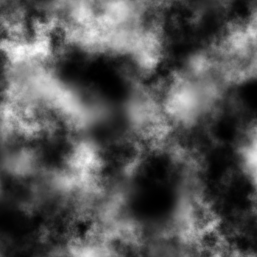
#> input picture examples/irregular.png, 257 x 257 px
$ python main.py examples/bowl.png
#> lines starting #> are read from the running program, lines starting #| are printed output that depends on the picture
### interface.py
#!/usr/bin/env python3

"""Displacers Command Line Interface

This module parses command line arguments entered by the user and provides a
simple command line interface with help messages. The main function is
`read`, which should take as parameter the `sys.argv` list and returns two
dictionaries: one with the parameters that must be loaded into `model.iterate`,
and a second one with additional parameters regarding the output that the user
requires. The first dictionary can be loaded easily into `model.iterate` by
typing something like `model.iterate(**dictionary)`. The second dictionary
includes three items:

- `output` (`None` or `str`): Name of the output GIF file. If None it means the
user didn't type the `--output` parameter.
- `html` (`False` or `True`): Returns whether the user typed the `--html` flag
or not.
- `rminput` (`False` or `True`): Returns whether the user asked to delete the
input image or not.

This module also provides the progress function, which is used to show a
progress bar when saving the output to a GIF and when the user has set the
--warn argument in his command.
"""

import sys
import argparse

import matplotlib.image as image


def read(input_arguments: list[str]) -> tuple[dict]:
    """Parses command line arguments."""

    arguments = [
        "--terrain", "--px", "--py", "--vx", "--vy", "--hscale", "--vscale",
        "--gravity", "--mu", "--radius", "--dt", "--iter", "--warn", "--output",
        "--html", "--rminput"
    ]

    argument_config = [
        {"required": True, "help": "png image with elevation data"}, # terrain
        {"required": True, "type": float, "help": (                  # px
            "initial x coordinate in pixels of the displacer")},
        {"required": True, "type": float, "help": (                  # py
            "initial y coordinate in pixels of the displacer")},
        {"type": float, "default": 0.0, "help": (                    # vx
            "(default = 0.0) initial speed in the x component in m/s")},
        {"type": float, "default": 0.0, "help": (                    # vy
            "(default = 0.0) initial speed in the y component in m/s")},
        {"type": float, "default": 1.0, "help": (                    # hscale
            "(default = 1.0) meters per pixel scale")},
        {"type": float, "default": 1.0, "help": (                    # vscale
            "(default = 1.0) meters per pixel color scale")},
        {"type": float, "default": 9.80665, "help": (                # gravity
            "(default 9.81) acceleration of gravity in m/s²")},
        {"type": float, "default": 0.0, "help": (                    # mu
            "(default 0.0) coefficient of friction")},
        {"type": int, "default": 1, "help": (                        # radius
            "(default 1) radius in pixels surrounding the displacer used to "
            "compute the inclination of the terrain below its location")},
        {"type": float, "default": 1.0, "help": (                    # dt
            "(default 1.0) value for Δt in seconds")},
        {"type": int, "default": 200, "help": (                      # iter
            "(default 200) number of iterations")},
        {"default": False, "action": "store_true", "help": (         # warn
            "(default not written) if used, show warning messages if any")},
        {"default": None, "help": (                                  # output
            "(default not written) output gif file")},
        {"default": False, "action": "store_true", "help": (         # html
            "(default not written) whether to write html to standard output")},
        {"default": False, "action": "store_true", "help": (         # rminput
            "(default not written) whether to delete input image at the end")}
    ]

    parser = argparse.ArgumentParser(
        prog=input_arguments[0],
        description=(
            "Simulate the movement of an object (a displacer) over an "
            "irregular terrain surface.\n\n"
            "Visit https://github.com/et-alii/Displacers to view the full "
            "documentation, license, and source code of this software."
        ),
        formatter_class=argparse.RawDescriptionHelpFormatter
    )
    for argument, config in zip(arguments, argument_config):
        parser.add_argument(argument, **config)

    # Show help message if no arguments were given
    if len(input_arguments) == 1:
        parser.print_help(sys.stderr)
        sys.exit(1)

    # Parse arguments
    model_config = vars(parser.parse_args(input_arguments[1:]))

    # Load image
    img = (image.imread(model_config["terrain"], "png") * 255)
#> img: shape (257, 257) float32; min 0, max 254, mean 85.2
    if len(img.shape) > 2:
        img = img[:, :, :3].mean(axis=2)
    model_config["terrain"] = img

    # Split dictionaries
    output_config = {}
    for key in ["output", "html", "rminput"]:
        output_config[key] = model_config.pop(key)
#> after the loop, output_config = 3 items

    return model_config, output_config


# [6 lines left out: function progress, not called in this run]

### model.py
#!/usr/bin/env python3

"""Displacers Mathematical Model

This module performs the mathematical calculations used in the Displacers
software. The main function is `iterate`, which implements the entire
calculations required for the model to operate. The rest of the functions in
this module are helper functions for `iterate`, and as such, they are stored as
private functions and are not to be used in other modules. Please read the
`iterate` function's docstring for more information on arguments.
"""

import numpy as np

def __ss(a: np.ndarray, b: np.ndarray) -> float:
    """
    Returns the sum of cross products of two equal-lenght arrays `a` and `b`.
    """
    return (a*b).sum() - a.sum() * b.sum() / len(a)


def __submatrix(matrix: np.ndarray, cx: int, cy: int, r: int=1) -> np.ndarray:
    """
    Given an input `matrix`, returns a submatrix of size 2`r`+1 by 2`r`+1
    with center in (`cx`, `cy`). If it is not possible to form a submatrix from
    the given conditions (e.g. when `cx` and/or `cy` are close to the borders),
    a trimmed matrix is returned.
    """

    height, width = matrix.shape

    # Define borders for submatrix
    left_limit   = 0 if cy-r < 0 else cy-r
    right_limit  = width+1 if cy+r > width-1 else cy+r+1
    top_limit    = 0 if cx-r < 0 else cx-r
    bottom_limit = height+1 if cx+r > height-1 else cx+r+1

    return matrix[left_limit:right_limit, top_limit:bottom_limit]


def __matrix_angles(
    matrix: np.ndarray, hscale: float=1.0, vscale: float=1.0
    ) -> tuple[float]:
    """
    Performs a three-dimensional linear regression on an input `matrix`. In
    particular, it uses matrix horizontal indices scaled by `hscale` as values
    for x, vertical indices scaled by `hscale` as values for y, and matrix
    values scaled by `vscale` as values for z, setting z as the dependent
    variable and x, y as independent variables. It computes the slope of x
    against z, and the slope of y against z, and returns the inverse tangents of
    both slopes to obtain corresponding angles.
    """

    # Define variables for linear regression
    height, width = matrix.shape
    x = np.tile(np.arange(width), height) * hscale
    y = np.arange(height).repeat(width) * hscale
    z = matrix.reshape(height*width) * vscale

    # Perform linear regression to obtain slopes
    mx = __ss(x, z) / __ss(x, x)
    my = __ss(y, z) / __ss(y, y)

    # Transform slopes to angles
    return np.arctan(mx), np.arctan(my)


def __accelerations(
    xangle: float, yangle: float, g: float=9.80665, mu: float=0.0
    ) -> tuple[float]:
    """
    Given a three-dimensional inclination, return the acceleration (in x and y)
    produced by the force of gravity. If no custom gravity is specified, the
    function will use Earth's Standard Gravity. You can also set a coefficient
    of friction, which by default is 0.
    """

    # Remove negative signs from input angles, if any
    xangle = np.fabs(xangle)
    yangle = np.fabs(yangle)

    # Calculate accelerations
    ax = g * (np.sin(xangle) - mu * np.cos(xangle))
    ay = g * (np.sin(yangle) - mu * np.cos(yangle))

    return ax, ay


def __next_state(
    px: float, py: float, ax: float, ay: float, xangle: float, yangle: float,
    vx: float=0.0, vy: float=0.0, hscale: float=1.0, dt: float=1.0
    ) -> tuple[float]:
    """
    Returns the new position and velocity of the displacer in the x and y
    components given a previous state as well as the accelerations calculated
    with the `accelerations` function.
    """

    # The direction of movement is given by the opposite sign of the angle
    # This is only needed when acceleration is positive
    dx = -np.sign(xangle)
    dy = -np.sign(yangle)

    # New total velocity in the x component
    if ax >= 0:
        nvx = vx + ax * dx * dt
    else:
        if vx >= 0:
            nvx = max(0, vx + ax * dt)
        else:
            nvx = min(0, vx - ax * dt)

    # New total velocity in the y component
    if ay >= 0:
        nvy = vy + ay * dy * dt
    else:
        if vy >= 0:
            nvy = max(0, vy + ay * dt)
        else:
            nvy = min(0, vy - ay * dt)

    # Obtain horizontal component from the total speeds. Only the horizontal
    # component affects the position, but the total velocity will still be
    # stored
    nvxh = nvx * np.cos(np.fabs(xangle))
    nvyh = nvy * np.cos(np.fabs(yangle))

    # Compute new positions
    npx = px + nvxh * dt / hscale
    npy = py + nvyh * dt / hscale

    return npx, npy, nvx, nvy


def iterate(
    terrain: np.ndarray, px: float, py: float, vx: float=0.0, vy: float=0.0,
    hscale: float=1.0, vscale: float=1.0, gravity: float=9.80665, mu: float=0.0,
    radius: int=1, dt: float=1.0, iter: int=1, return_all: bool=False,
    warn: bool=True
    ) -> list[dict[str, float]] | dict[str, float]:
    """
    Main function of the displacer simulation. The only required arguments are:
    the `terrain` over which the displacer will move, and the coordinates (`px`
    and `py`) of the initial position of the displacer. By default, the function
    returns a list of dictionaries with the states on every iteration, unless
    the `return_all` parameter is set to `False`. The dictionaries produced by
    this functions contain four keys, `px`, `py`, `vx` and `vy`, corresponding
    to the location and speed of the displacer at any given moment.

    Arguments:
    - `terrain` (`np.ndarray`): 2D-array representing the heightmap of the
    location on which the displacer will move. Normally, it takes as parameter
    an image (transformed to an array) with each pixel having values between 0
    and 255, inclusive. If this is not taken into account, the function may
    return unexpected results (due, in particular, to floating point errors).
    - `px`, `py` (`float`): Initial coordinates (in pixels) of the displacer.
    - `vx`, `vy` (`float`, default = `0.0`): Initial velocities (in m/s) of the
    displacer.
    - `hscale`, `vscale` (`float`, default = `1.0`): Values (in meters) used to
    scale the terrain horizontally and vertically, or, in other words, `hscale`
    defines the number of meters each pixel in the original terrain represents,
    whereas `vscale` defines the number of meters of height that each pixel
    value represents.
    - `g` (`float`, default = `9.80665`): Value for gravitational acceleration
    (in m/s²). Defaults to Earth's Standard Gravity.
    - `mu` (`float`, default = `0.0`): Value for the coefficient of friction.
    Defaults to no friction.
    - `r` (`int`, default = `1`): "Radius" (in pixels) surrounding the displacer
    that will be taken into account to compute terrain inclination.
    - `dt` (`float`, default = `1.0`): Value for Δt (in seconds).
    - `n` (`int`, default = `1`): Number of iterations to perform.
    - `return_all` (`bool`, default = `False`): If set to `True`, the function
    returns a list of of every calculated state. Otherwise, and by default, it
    will only return the final state.
    - `warn` (`bool`, default = `True`): Whether to print a warning message if
    displacer is outside of terrain boundaries.
    """

    # Transform inputs to appropiate types
    px, py, vx, vy = float(px), float(py), float(vx), float(vy)
    hscale, vscale, gravity = float(hscale), float(vscale), float(gravity)
    mu, radius, dt, iter = float(mu), int(radius), float(dt), int(iter)

    # Initialize result list
    result = []
    result.append({"px": px, "py": py, "vx": vx, "vy": vy})
    height, width = terrain.shape

    # On each iteration
    for i in range(iter):

        # Get positions and velocities of the previous iteration
        px = result[-1]["px"]
        py = result[-1]["py"]
        vx = result[-1]["vx"]
        vy = result[-1]["vy"]

        # Check if displacer is inside the terrain, abort if True
        if px < 0 or px > width-1 or py < 0 or py > height-1:
            if warn == True:
                print(
                    f"WARNING: Stopped on iteration {i} because object is "
                    f"located outside of terrain boundaries."
                )
            break

        # Round positions to closest integer
        cx = int(round(px))
        cy = int(round(py))

        # Submatrix of radius r taken from the terrain
        mat = __submatrix(terrain, cx, cy, radius)

        # Inclination
        xangle, yangle = __matrix_angles(mat, hscale, vscale)

        # Accelerations
        ax, ay = __accelerations(xangle, yangle, gravity, mu)

        # Next state
        npx, npy, nvx, nvy = __next_state(
            px, py, ax, ay, xangle, yangle, vx, vy, hscale, dt
        )

        # Append the obtained state to the result list
        # print({"px": npx, "py": npy, "vx": nvx, "vy": nvy})
        result.append({"px": npx, "py": npy, "vx": nvx, "vy": nvy})

    # Return result
    if return_all == True:
        return result
    else:
        return result[-1]

### animator.py
#!/usr/bin/env python3

"""Displacers Animation Creator

This script provides the `create` function, with which the animations are
produced within the main software.
"""

import numpy as np
import matplotlib.pyplot as plt
from matplotlib.animation import FuncAnimation

def create(
    terrain: np.ndarray, states: list[dict[str, float]]) -> FuncAnimation:
    """
    Produces an animation object from a list of states created by the
    `model.iterate` function and an 2D-array representing the terrain.
    """

    # Create a figure with an image
    fig, ax = plt.subplots()
    height, width = terrain.shape
    plt.imshow(terrain, cmap="gray")
    plt.axis("off")
    x, y = None, None
    ln, = ax.plot([], [], 'ro')

    # Initialization function
    def init():
        ax.set_xlim(0, width)
        ax.set_ylim(0, height)
        return ln,

    # Update function for each state
    # [5 lines left out: function update, not called in this run]

    # Output animation object
    return FuncAnimation(
        fig=fig, func=update, frames=np.arange(0, len(states)),
        init_func=init, blit=True, interval=50, repeat=True
    )

### main.py
#!/usr/bin/env python3

"""Displacers Main Software

Script to be executed by the user. One can use ./main.py --help to get all
available parameters to adjust.
"""

import sys

import matplotlib.pyplot as plt
from matplotlib.animation import FFMpegWriter

import model
import interface
import animator

if __name__ == "__main__":

    # Parse CLI arguments into dictionaries
    model_config, output_config = interface.read(sys.argv)
#> model_config = 13 items; output_config = 3 items

    # Run simulation
    simulation = model.iterate(**model_config, return_all=True)
#> the loop in iterate, `for i in range(iter):` made 3 passes
#> (z in __matrix_angles, mx in __matrix_angles, my in __matrix_angles, ax, ay, dx in __next_state) on pass 1: ([90, 87, 90, 89, 88, 90, 85, 83, 83], -0.167, -2.67, 1.61, 9.18, 1)
#> (px, py, vx, vy, cx, cy, left_limit in __submatrix, right_limit in __submatrix) on pass 2: (2.59, 4.22, 1.61, 9.18, 3, 4, 3, 6)
#> simulation = 3 items

    # Create animation
    animation = animator.create(model_config["terrain"], simulation)

    # Output animation as asked by user
    if output_config["output"] == None:
        if output_config["html"] == True:
            print(animation.to_html5_video())
        else: plt.show()
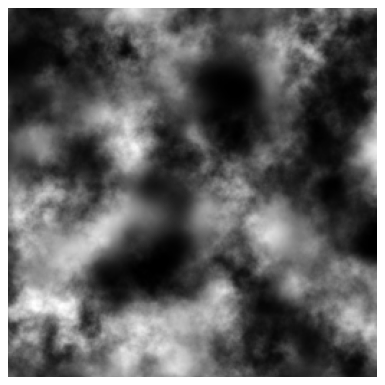
#> figure drawn by matplotlib, 1 panel
    else:
        progress = interface.progress if model_config["warn"] == True else None
        animation.save(
            output_config["output"], writer=FFMpegWriter(fps=30),
            progress_callback=progress)
        print("\rFinished!        ")
        if output_config["html"] == True:
            print(animation.to_html5_video())
